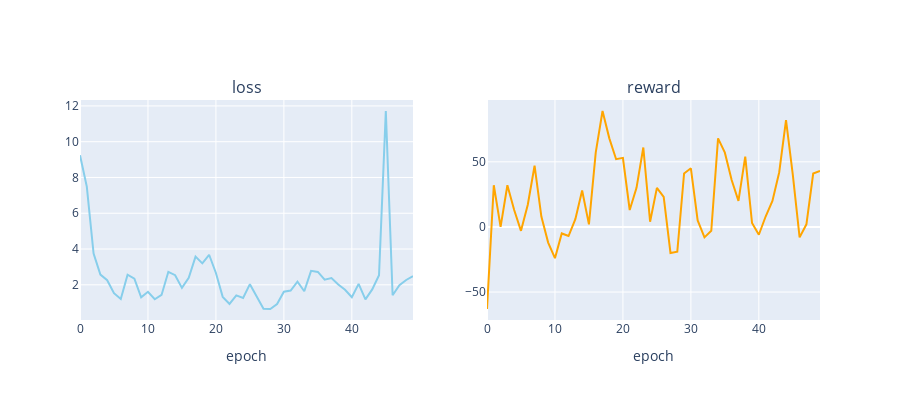

Notebook cell for this chart:
### Code cell
plot_loss_reward(total_losses, total_rewards)

### Figure 1 — Plotly figure (JSON) as saved in the notebook; plotly's stock layout.template omitted (floating-point values rounded to 4 significant figures)
{"data": [{"line": {"color": "skyblue"}, "mode": "lines", "type": "scatter", "xaxis": "x", "y": [9.246, 7.491, 3.748, 2.569, 2.259, 1.529, 1.204, 2.565, 2.34, 1.298, 1.609, 1.194, 1.433, 2.726, 2.54, 1.827, 2.391, 3.576, 3.2, 3.68, 2.661, 1.325, 0.9331, 1.408, 1.262, 2.036, 1.345, 0.6666, 0.6486, 0.9242, 1.618, 1.676, 2.173, 1.642, 2.781, 2.721, 2.292, 2.381, 2.022, 1.72, 1.307, 2.055, 1.187, 1.743, 2.537, 11.72, 1.417, 1.974, 2.271, 2.481], "yaxis": "y"}, {"line": {"color": "orange"}, "mode": "lines", "type": "scatter", "xaxis": "x2", "y": [-63, 32, 0, 32, 13, -3, 17, 47, 8, -12, -24, -5, -7, 6, 28, 2, 57, 89, 68, 52, 53, 13, 30, 61, 4, 30, 23, -20, -19, 41, 45, 5, -8, -3, 68, 57, 36, 20, 54, 3, -6, 8, 20, 42, 82, 40, -8, 2, 41, 43], "yaxis": "y2"}], "layout": {"annotations": [{"font": {"size": 16}, "showarrow": false, "text": "loss", "x": 0.225, "xanchor": "center", "xref": "paper", "y": 1, "yanchor": "bottom", "yref": "paper"}, {"font": {"size": 16}, "showarrow": false, "text": "reward", "x": 0.775, "xanchor": "center", "xref": "paper", "y": 1, "yanchor": "bottom", "yref": "paper"}], "height": 400, "showlegend": false, "width": 900, "xaxis": {"anchor": "y", "domain": [0, 0.45], "title": {"text": "epoch"}}, "xaxis2": {"anchor": "y2", "domain": [0.55, 1], "title": {"text": "epoch"}}, "yaxis": {"anchor": "x", "domain": [0, 1]}, "yaxis2": {"anchor": "x2", "domain": [0, 1]}}}
